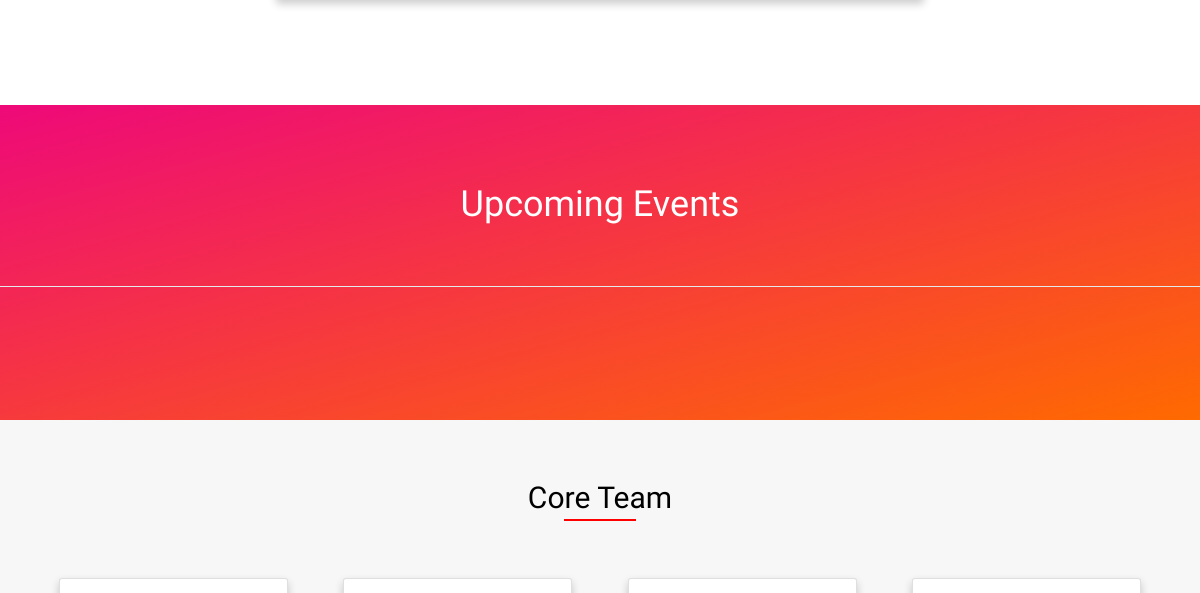
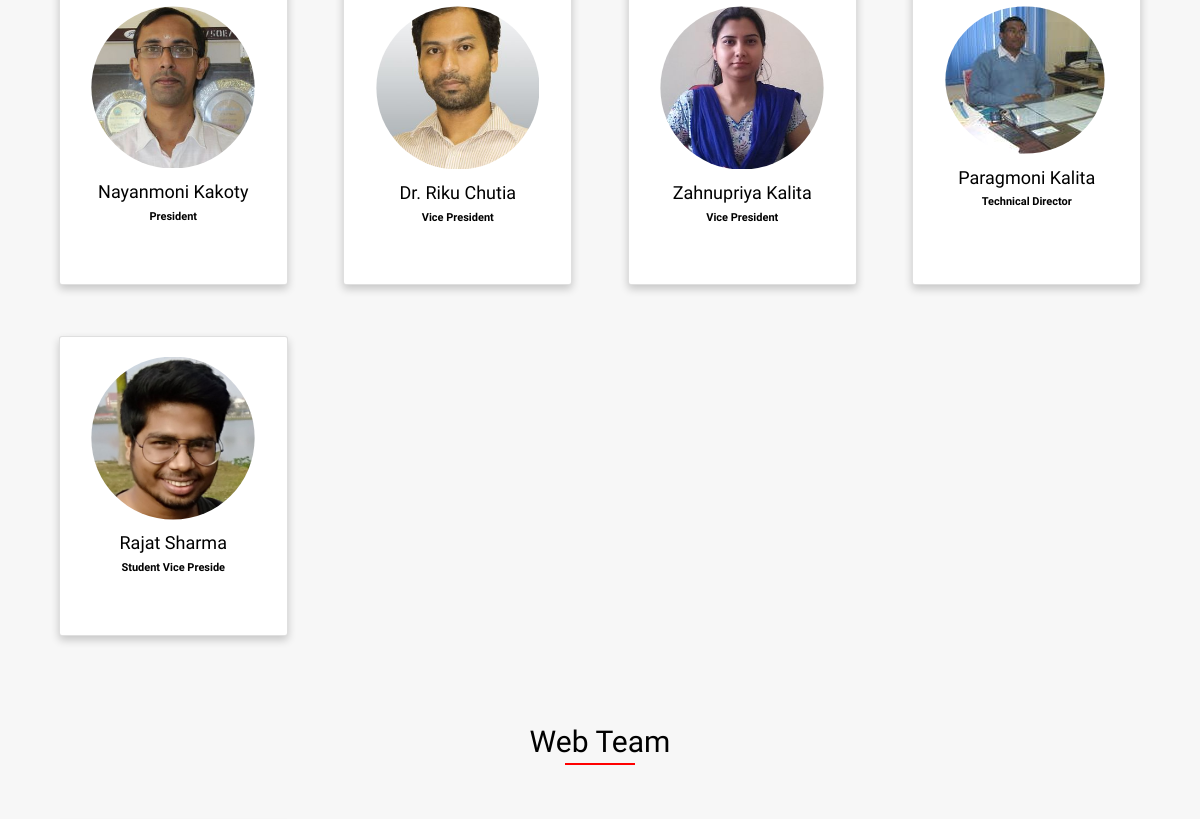
Before: / (middle part) with the older database file (2 pictures, top to bottom).
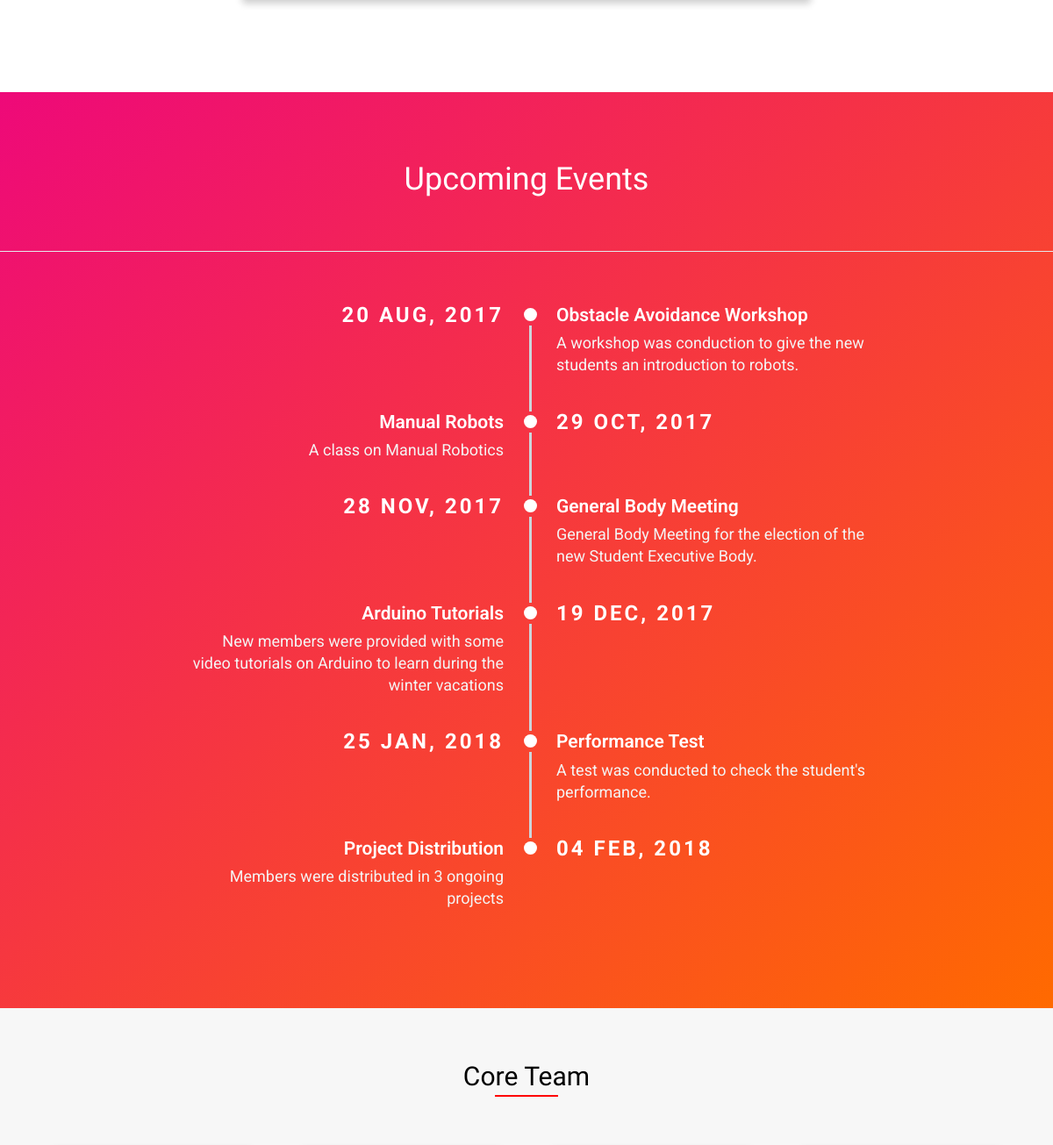
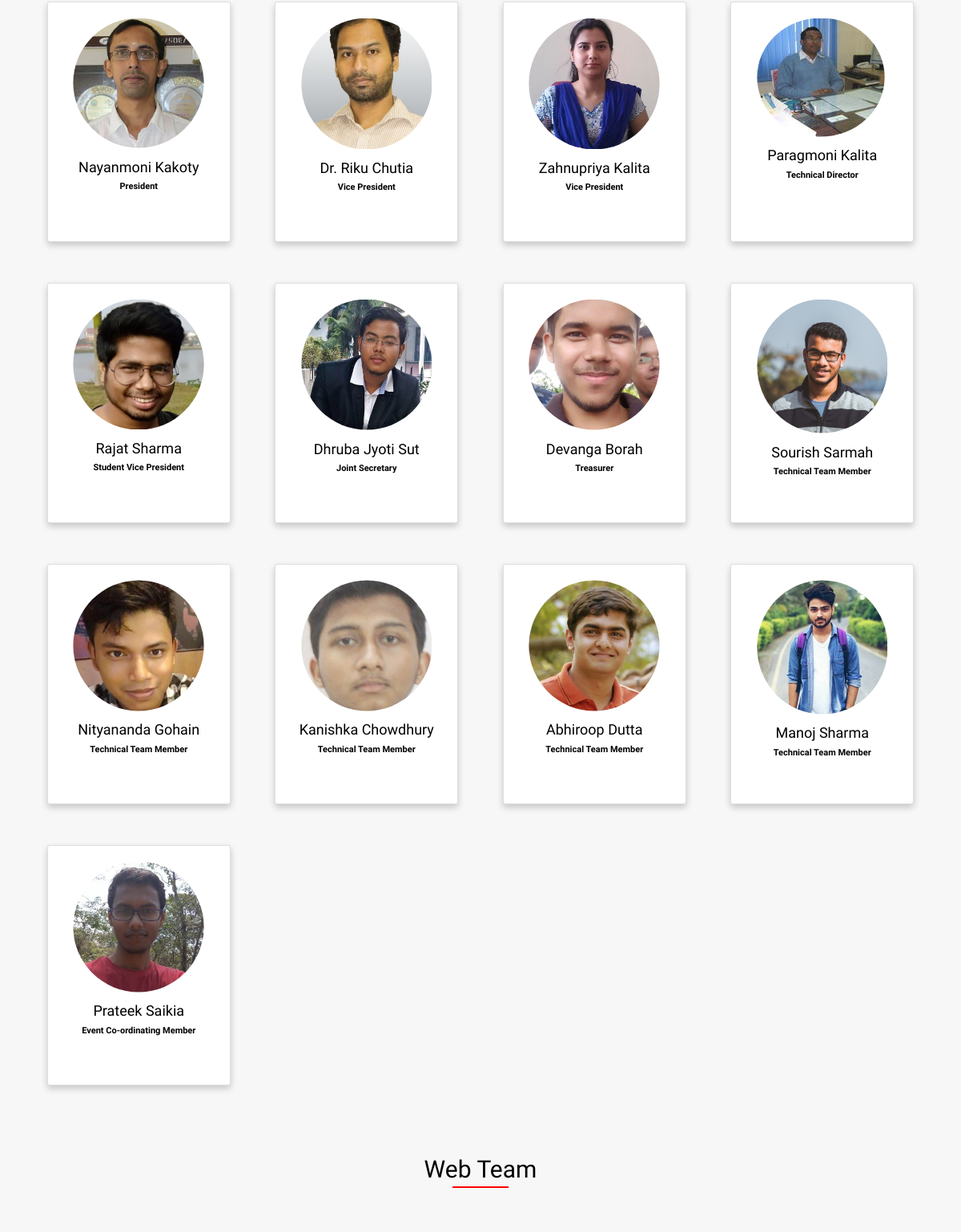
After: the same page with the newer database file (2 pictures, top to bottom).
### registration/models.py (models this page shows, shortened)
class Member(models.Model):
    SEX = [
        ('Male', 'Male'),
        ('Female', 'Female'),
        ('Others', 'Others'),
    ]
    TYPE = [
        ('Executive Professor', 'Executive Professor'),
        ('Executive Member', 'Executive Member'),
        ('Member', 'Member'),
        ('Alumni', 'Alumni'),
    ]
    def validate_image(fieldfile_obj):
        filesize = fieldfile_obj.file.size
        megabyte_limit = 1.0
        if filesize > megabyte_limit*1024*1024:
            raise ValidationError("Max file size is %sMB" % str(megabyte_limit))
    name = models.CharField(max_length=140,blank=False)
    roll = models.CharField(max_length=8,blank=True)
    gender = models.CharField(max_length=6,choices=SEX,default='Others')
    course = models.CharField(max_length=25,blank=False)
    phone = models.IntegerField(blank=True,null=True)
    email = models.EmailField(max_length=100,blank=False)
    photo = models.ImageField(default='default.png',blank=False, null=True, validators=[validate_image])
    membership = models.CharField(max_length=20,choices=TYPE,default='Member')
    designation = models.CharField(max_length=30,default='Member')
    github = models.URLField(max_length=100,blank=True)
    facebook = models.URLField(max_length=100,blank=True)
    linkedin = models.URLField(max_length=100,blank=True)
    date = models.DateTimeField(auto_now_add=True)
    registered = models.BooleanField(default=False)

### home/models.py (models this page shows, shortened)
class Timeline(models.Model):
    date = models.DateField(blank=False)
    title = models.CharField(blank=False, max_length=30)
    event = models.TextField(blank=False)

### home/views.py (the view)
# urls.py: path('',views.index,name='index'),
def index(request):
    events = Timeline.objects.all().order_by("date")[:10]
    executive_prof = Member.objects.filter(registered=True).filter(membership='Executive Professor')
    executive_stud = Member.objects.filter(registered=True).filter(membership='Executive Member')
    return render(request,'home/home.html',{'events':events, 'executive_stud':executive_stud, 'executive_prof':executive_prof})

### home/templates/home/home.html (shortened to what this page needs)
{% include 'home/header.html' %}
<!DOCTYPE html>
<html lang="en">
<head>
    {% load staticfiles %}
    <link rel="stylesheet" href="{% static 'css/bootstrap/bootstrap.css' %}">
    <link rel="stylesheet" href="{% static 'css/animate.min.css' %}">
    <link rel="stylesheet" href="{% static 'css/style.css' %}">
    <link rel="stylesheet" href="{% static 'css/tline.css' %}">
	<link rel="stylesheet" type="text/css" href="{% static 'engine0/style.css' %}" />
</head>
<body ng-app="myApp">
    <div id="objective" class="layer3">
        <div class="container layer3-text">
        </div>
    </div>
    <div id="workshops" class="layer4">
		<div class="container-fluid">
		    <div class="row example-centered">
		        <div class="col-md-12 example-title b_text">
		            <h2>Upcoming Events</h2>
		        </div>
		        <div class="col-xs-10 col-xs-offset-1 col-sm-8 col-sm-offset-2 tline_text">
		            <ul class="timeline timeline-centered">
                        {% for event in events %}
		                <li class="timeline-item">
		                    <div class="timeline-info b_text">
		                        <span>{{ event.date|date:'d b, Y' }}<br></span>
		                    </div>
		                    <div class="timeline-marker"></div>
		                    <div class="timeline-content">
		                        <h3 class="timeline-title b_text">{{ event.title }}</h3>
		                        <p>{{ event.event }}</p>
		                    </div>
                        </li>
                        {% endfor %}
		            </ul>
		        </div>
		    </div>
		</div>
    </div>
    <div id="team" class="layer5">
        <div class="text1">
            <h1 class="team-txt">Core Team</h1>
        </div>
        <div ng-controller="MemberController">
            <div class="container">
                <div class="row">
                    {% for Prof in executive_prof %}
                    <div class="col-md-3 col-sm-6">
                        <div class="card {% cycle 'zeror-left' 'zeror-middle' 'zeror-middle' 'zeror-right' %}">
                            <div id="circle">
                                <img id ="dp" src="{{ Prof.photo.url }}">
                            </div>
                            <div class="container text1">
                                <h4>{{ Prof.name }}</h4>
                                <p class="small-text">{{Prof.designation }}</p>
                            </div>
                        </div>
                    </div>
                    {% endfor %}
                </div>
                <div class="row">
                    {% for Team in executive_stud %}
                    <div class="col-md-3 col-sm-6">
                        <div class="card {% cycle 'zeror-left' 'zeror-middle' 'zeror-middle' 'zeror-right' %}">
                            <div id="circle">
                                <img id ="dp" src="{{ Team.photo.url }}">
                            </div>
                            <div class="container text1">
                                <h4>{{ Team.name }}</h4>
                                <p class="small-text">{{Team.designation }}</p>
                            </div>
                        </div>
                    </div>
                    {% endfor %}
                </div>
            </div>
            {% verbatim %}
            <div class="text1" >
                    <h1 class="team-txt">Web Team</h1>
            </div>
            <div class="container">
                <div class="row">
                    <div class="col-md-3 col-sm-6" ng-repeat="member in webTeam">
                    </div>
                </div>
            </div>
            {% endverbatim %}
        </div>
    </div>
</body>
</html>

### home/templates/home/header.html (shortened to what this page needs)
<!DOCTYPE html>
<html lang="en">
<head>
    {% load staticfiles %}
    <link rel="stylesheet" href="{% static 'css/bootstrap/bootstrap.css' %}">
    <link rel="stylesheet" href="{% static 'css/animate.min.css' %}">
    <link rel="stylesheet" href="{% static 'css/navbar.css' %}">
    <link rel="stylesheet" href="{% static 'css/tline.css' %}">
	<link rel="stylesheet" type="text/css" href="{% static 'engine0/style.css' %}" />
</head>
<body ng-app="myApp">
</body>
</html>

### home/static/css/navbar.css (style rules this page uses)
html { font-size: 12px; }
.text1 { padding-top: 5%; text-align: center; font-size: 11px; }

### home/static/css/tline.css (style rules this page uses)
body { color: #768390; background: #FFF; font-family: "Effra", Helvetica, sans-serif; padding: 0; -webkit-font-smoothing: antialiased; }
.container-fluid .row { padding: 0 0 4em 0; }
.example-title { text-align: center; margin-bottom: 60px; padding: 3em 0; border-bottom: 1px solid #E4EAEC; }
.timeline { line-height: 1.4em; list-style: none; margin: 0; padding: 0; width: 100%; }
.timeline h1, .timeline h2, .timeline h3, .timeline h4, .timeline h5, .timeline h6 { line-height: inherit; }
.timeline-item { padding-left: 40px; position: relative; }
.timeline-item:last-child { padding-bottom: 0; }
.timeline-info { font-size: 2.0rem; font-weight: 700; letter-spacing: 3px; margin: 0 0 .5em 0; text-transform: uppercase; white-space: nowrap; color: white; }
.timeline-marker { position: absolute; top: 0; bottom: 0; left: 0; width: 15px; }
.timeline-marker:before { background: white; border: 3px solid transparent; border-radius: 100%; content: ""; display: block; height: 15px; position: absolute; top: 4px; left: 0; width: 15px; transition: background 0.3s ease-in-out, border 0.3s ease-in-out; }
.timeline-marker:after { content: ""; width: 3px; background: #CCD5DB; display: block; position: absolute; top: 24px; bottom: 0; left: 6px; }
.timeline-item:last-child .timeline-marker:after { content: none; }
.timeline-content { padding-bottom: 40px; }
.timeline-content p:last-child { margin-bottom: 0; }
@media (min-width: 768px) { .timeline-split .timeline-item, .timeline-centered .timeline-item { display: table-row; padding: 0; } }
@media (min-width: 768px) { .timeline-split .timeline-info, .timeline-centered .timeline-info, .timeline-split .timeline-marker, .timeline-centered .timeline-marker, .timeline-split .timeline-content, .timeline-centered .timeline-content, .timeline-split .period .timeline-info, .timeline-centered .period .timeline-info { display: table-cell; vertical-align: top; } }
@media (min-width: 768px) { .timeline-split .timeline-marker, .timeline-centered .timeline-marker { position: relative; } }
@media (min-width: 768px) { .timeline-split .timeline-content, .timeline-centered .timeline-content { padding-left: 30px; } }
@media (min-width: 768px) { .timeline-split .timeline-info, .timeline-centered .timeline-info { padding-right: 30px; } }
@media (min-width: 992px) { .timeline-centered, .timeline-centered .timeline-item, .timeline-centered .timeline-info, .timeline-centered .timeline-marker, .timeline-centered .timeline-content { display: block; margin: 0; padding: 0; } }
@media (min-width: 992px) { .timeline-centered .timeline-item { padding-bottom: 40px; overflow: hidden; } }
@media (min-width: 992px) { .timeline-centered .timeline-marker { position: absolute; left: 50%; margin-left: -7.5px; } }
@media (min-width: 992px) { .timeline-centered .timeline-info, .timeline-centered .timeline-content { width: 50%; } }
@media (min-width: 992px) { .timeline-centered > .timeline-item:nth-child(odd) .timeline-info { float: left; text-align: right; padding-right: 30px; } }
@media (min-width: 992px) { .timeline-centered > .timeline-item:nth-child(odd) .timeline-content { float: right; text-align: left; padding-left: 30px; } }
@media (min-width: 992px) { .timeline-centered > .timeline-item:nth-child(even) .timeline-info { float: right; text-align: left; padding-left: 30px; } }
@media (min-width: 992px) { .timeline-centered > .timeline-item:nth-child(even) .timeline-content { float: left; text-align: right; padding-right: 30px; } }

Changed rows visible on the page:
added Timeline: date "20 AUG, 2017", title "Obstacle Avoidance Workshop", event "A workshop was conduction to give the new students an introduction to robots."
added Timeline: date "29 OCT, 2017", title "Manual Robots", event "A class on Manual Robotics"
added Timeline: date "28 NOV, 2017", title "General Body Meeting", event "General Body Meeting for the election of the new Student Executive Body."
added Timeline: date "19 DEC, 2017", title "Arduino Tutorials", event "New members were provided with some video tutorials on Arduino to learn during the winter vacations"
added Timeline: date "25 JAN, 2018", title "Performance Test", event "A test was conducted to check the student's performance."
added Timeline: date "04 FEB, 2018", title "Project Distribution", event "Members were distributed in 3 ongoing projects"
changed Member "Rajat Sharma": designation "Student Vice Preside" → "Student Vice President"
added Member: photo (picture), name "Dhruba Jyoti Sut", designation "Joint Secretary"
added Member: photo (picture), name "Devanga Borah", designation "Treasurer"
added Member: photo (picture), name "Sourish Sarmah", designation "Technical Team Member"
added Member: photo (picture), name "Nityananda Gohain", designation "Technical Team Member"
added Member: photo (picture), name "Kanishka Chowdhury", designation "Technical Team Member"
added Member: photo (picture), name "Abhiroop Dutta", designation "Technical Team Member"
added Member: photo (picture), name "Manoj Sharma", designation "Technical Team Member"
added Member: photo (picture), name "Prateek Saikia", designation "Event Co-ordinating Member"
